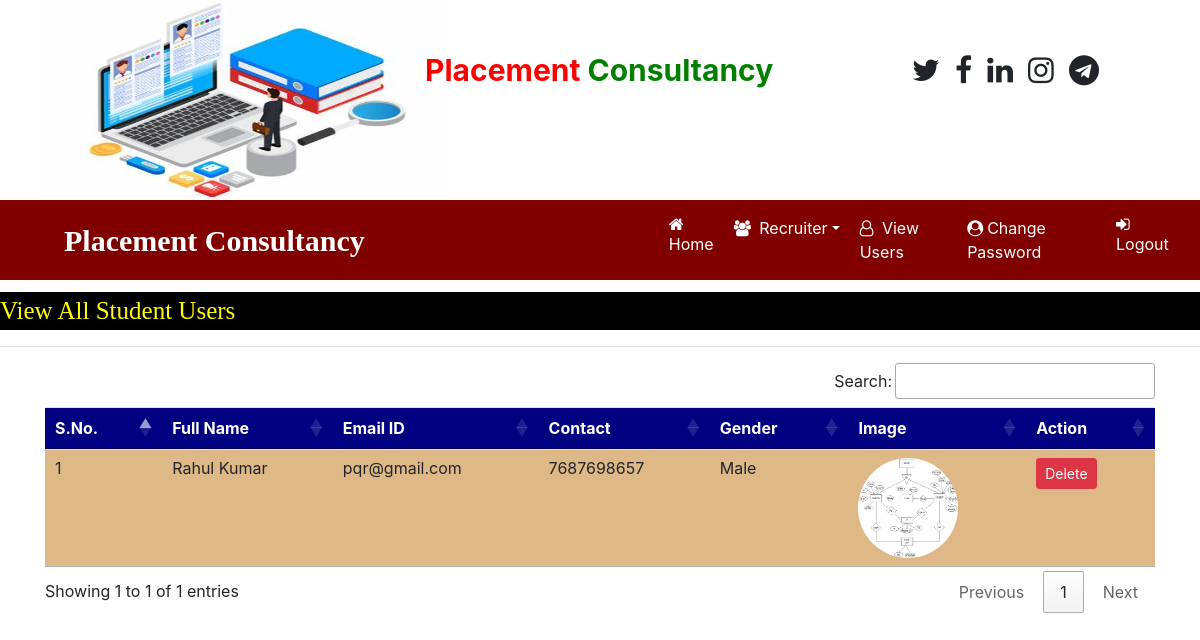
The page /view_users (signed in) on the database its author committed.
### place/models.py (models this page shows, shortened)
class StudentUser(models.Model):
    user = models.ForeignKey(User,on_delete=models.CASCADE)
    mobile=models.CharField(max_length=15,null=True)
    image=models.FileField(null=True)
    gender=models.CharField(max_length=10,null=True)
    type=models.CharField(max_length=15,null=True)

### place/views.py (the view)
# urls.py: path('view_users', view_users, name="view_users"),
def view_users(request):
    if not request.user.is_authenticated:
        return redirect('admin_login')
    data=StudentUser.objects.all()
    d={'data':data}
    return render(request,'view_users.html',d)

### place/templates/view_users.html
{% load static %}
{% block body %}
{% include 'admin_navigation.html' %}
<marquee style="font-family:'Monotype Corsiva';font-size:25px;color:Yellow;background-color:black;font:weight:bold;margin-top:1%">
    View All Student Users
</marquee>
<hr>
<div class="container">
<table class="table table-hover " id="example">
    <thead>
    <tr style="background-color:#000080 ;color:white">
        <th>S.No.</th>
        <th>Full Name</th>
        <th>Email ID</th>
        <th>Contact</th>
        <th>Gender</th>
        <th>Image</th>
        <th>Action</th>
    </tr>
    </thead>
    <tbody>
    {% for i in data %}
    <tr style="background-color:#DEB887">
        <td>{{forloop.counter}}</td>
        <td>{{i.user.first_name}} {{i.user.last_name}}</td>
        <td>{{i.user.username}}</td>
        <td>{{i.mobile}}</td>
        <td>{{i.gender}}</td>
        <td><img src="{{i.image.url}}" style="width:100px;height:100px;border-radius:50%"></td>
        <td><a href="{% url 'delete_user' i.user.id%}" class="btn btn-danger btn-sm" onclick="return confirm('Are you Sure?')">Delete</a></td>
    </tr>
    {% endfor %}
    </tbody>
</table>
</div>
{% endblock  %}

### rows shown on the page
StudentUser: user.first_name "Rahul", user.last_name "Kumar", user.username "pqr@gmail.com", mobile "7687698657", gender "Male", image (picture)
